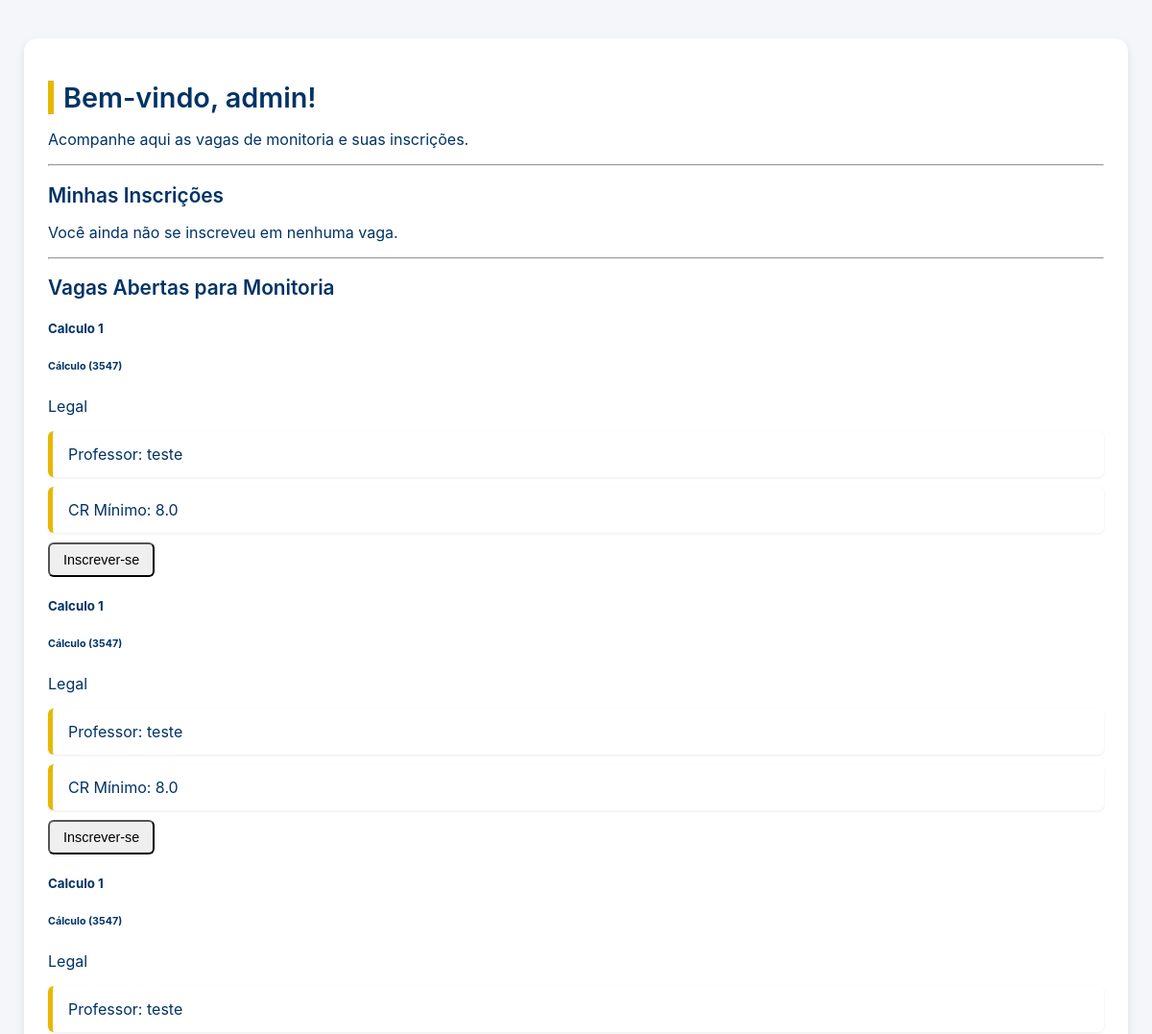
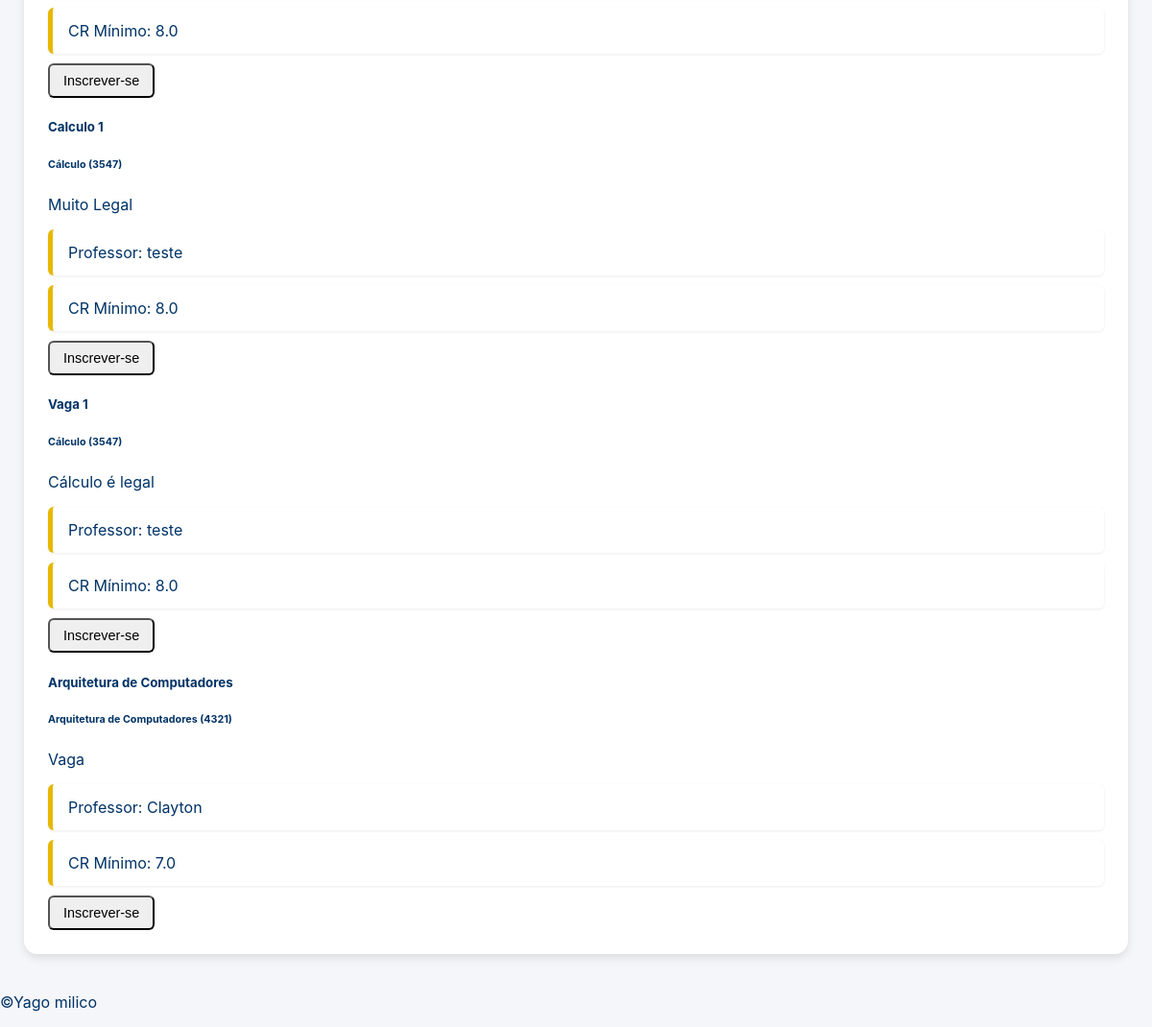
/dashboard/aluno/ (signed in), run on the app's committed database (2 pictures, top to bottom).
### core/models.py (models this page shows, shortened)
class Vaga(models.Model):
    nome = models.CharField(max_length=100)
    crminimo = models.FloatField()
    disciplina = models.ForeignKey(Disciplina, on_delete=models.CASCADE, related_name='vagas')
    professor = models.ForeignKey(Professor, on_delete=models.CASCADE, related_name='vagas_criadas')
    STATUS_CHOICES = (
        ('aberta', 'Aberta'),
        ('fechada', 'Fechada'),
    )
    statusvaga = models.CharField(max_length=20, choices=STATUS_CHOICES, default='aberta')
    descricao = models.TextField(blank=True) # Adicionei descrição

class Disciplina(models.Model):
    nome = models.CharField(max_length=100)
    codigo = models.CharField(max_length=20, unique=True)
    professor = models.ForeignKey(Professor, on_delete=models.SET_NULL, null=True, related_name='disciplinas')
    cargaHoraria = models.IntegerField()
    ementa = models.TextField(blank=True)

class Professor(models.Model):
    user = models.OneToOneField(User, on_delete=models.CASCADE, related_name='professor_profile')
    cpf = models.CharField(max_length=14, unique=True)
    telefone = models.CharField(max_length=15, blank=True) # 'blank=True' = Opcional

### core/views.py (the view)
# urls.py: path('dashboard/aluno/', views.dashboard_aluno, name='dashboard_aluno'),
@login_required
def dashboard_aluno(request):
    vagas_abertas = Vaga.objects.filter(statusvaga='aberta').order_by('-id')
    minhas_candidaturas = []
    if hasattr(request.user, 'aluno_profile'):
        minhas_candidaturas = Candidatura.objects.filter(aluno=request.user.aluno_profile).order_by('-data_candidatura')
    contexto = {
        'usuario': request.user,
        'vagas_abertas': vagas_abertas,
        'minhas_candidaturas': minhas_candidaturas
    }
    return render(request, 'alunodashboard.html', contexto)

### templates/alunodashboard.html (shortened to what this page needs)
{% extends "base.html" %}
{% load static %}
{% block extra_css %}
  <link rel="stylesheet" href="{% static 'alunodashboard.css' %}">
{% endblock %}
{% block content %}
<div class="container mt-4">
  <h1>Bem-vindo, {{ usuario.get_full_name|default:usuario.username }}!</h1>
  <p>Acompanhe aqui as vagas de monitoria e suas inscrições.</p>
  <hr>
  <section class="minhas-inscricoes mb-5">
    <h2>Minhas Inscrições</h2>
    {% if minhas_candidaturas %}
      <div class="list-group">
        {% for inscricao in minhas_candidaturas %}
          <div class="list-group-item d-flex justify-content-between align-items-center">
            <div>
              <h5 class="mb-1">{{ inscricao.vaga.nome }}</h5>
              <small>Disciplina: {{ inscricao.vaga.disciplina.nome }}</small>
            </div>
            <span class="badge
              {% if inscricao.status == 'pendente' %} bg-warning text-dark
              {% elif inscricao.status == 'aprovada' %} bg-success
              {% elif inscricao.status == 'rejeitada' %} bg-danger
              {% endif %}
              p-2" style="font-size: 0.9rem;">
              {{ inscricao.get_status_display }}
            </span>
          </div>
        {% endfor %}
      </div>
    {% else %}
      <p>Você ainda não se inscreveu em nenhuma vaga.</p>
    {% endif %}
  </section>
  <hr>
  <section class="vagas-abertas">
    <h2>Vagas Abertas para Monitoria</h2>
    {% if vagas_abertas %}
      <div class="row">
        {% for vaga in vagas_abertas %}
          <div class="col-md-6 mb-3">
            <div class="card shadow-sm">
              <div class="card-body">
                <h5 class="card-title">{{ vaga.nome }}</h5>
                <h6 class="card-subtitle mb-2 text-muted">
                  {{ vaga.disciplina.nome }} ({{ vaga.disciplina.codigo }})
                </h6>
                <p class="card-text">{{ vaga.descricao|truncatewords:25 }}</p>
                <ul class="list-group list-group-flush mb-3">
                  <li class="list-group-item py-1 px-0">Professor: {{ vaga.professor.user.get_full_name|default:vaga.professor.user.username }}</li>
                  <li class="list-group-item py-1 px-0">CR Mínimo: {{ vaga.crminimo|default:"N/A" }}</li>
                </ul>
                <form action="{% url 'inscrever_vaga' %}" method="POST">
                  <button type="submit" class="btn btn-success w-100">
                    Inscrever-se
                  </button>
                </form>
              </div>
            </div>
          </div>
        {% endfor %}
      </div>
    {% else %}
      <p>Nenhuma vaga aberta no momento.</p>
    {% endif %}
  </section>
</div>
{% endblock %}

### core/static/alunodashboard.css (style rules this page uses)
body { font-family: 'Inter', sans-serif; background-color: #f5f6fa; margin: 0; padding: 0; color: #003366; }
.container { max-width: 1100px; margin: 40px auto; padding: 25px; background: #ffffff; border-radius: 14px; box-shadow: 0 4px 8px rgba(0, 0, 0, 0.1); }
h1, h2, h3 { font-weight: 600; color: #003366; margin-bottom: 10px; }
h1 { border-left: 6px solid #E6B800; padding-left: 10px; font-size: 1.8rem; }
h2 { font-size: 1.3rem; color: #003366; }
.btn { display: inline-block; padding: 8px 14px; font-size: 0.9rem; text-decoration: none; border-radius: 6px; transition: 0.3s; }
.list-group { list-style: none; margin: 0; padding: 0; }
.list-group-item { background: #ffffff; padding: 14px 16px; margin-bottom: 10px; border-left: 5px solid #E6B800; border-radius: 6px; box-shadow: 0 1px 3px rgba(0, 0, 0, 0.08); display: flex; justify-content: space-between; align-items: center; }

### data on the page
Vaga: nome "Calculo 1", disciplina.nome "Cálculo", disciplina.codigo "3547", descricao "Legal", professor.user.get_full_name "teste", crminimo "8.0"
Vaga: nome "Calculo 1", disciplina.nome "Cálculo", disciplina.codigo "3547", descricao "Legal", professor.user.get_full_name "teste", crminimo "8.0"
Vaga: nome "Calculo 1", disciplina.nome "Cálculo", disciplina.codigo "3547", descricao "Legal", professor.user.get_full_name "teste", crminimo "8.0"
Vaga: nome "Calculo 1", disciplina.nome "Cálculo", disciplina.codigo "3547", descricao "Muito Legal", professor.user.get_full_name "teste", crminimo "8.0"
Vaga: nome "Vaga 1", disciplina.nome "Cálculo", disciplina.codigo "3547", descricao "Cálculo é legal", professor.user.get_full_name "teste", crminimo "8.0"
Vaga: nome "Arquitetura de Computadores", disciplina.nome "Arquitetura de Computadores", disciplina.codigo "4321", descricao "Vaga", professor.user.get_full_name "Clayton", crminimo "7.0"

### other printed values
{{ usuario.get_full_name|default:usuario.username }} "admin"
